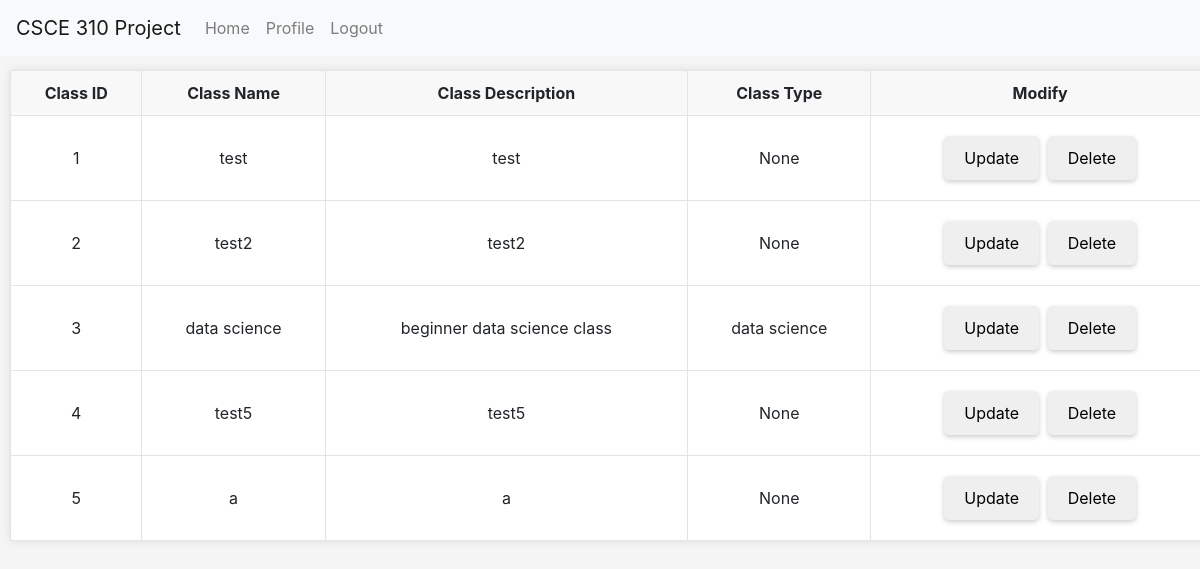
/classes/view_all_classes (signed in), run on an earlier commit of the app's database.
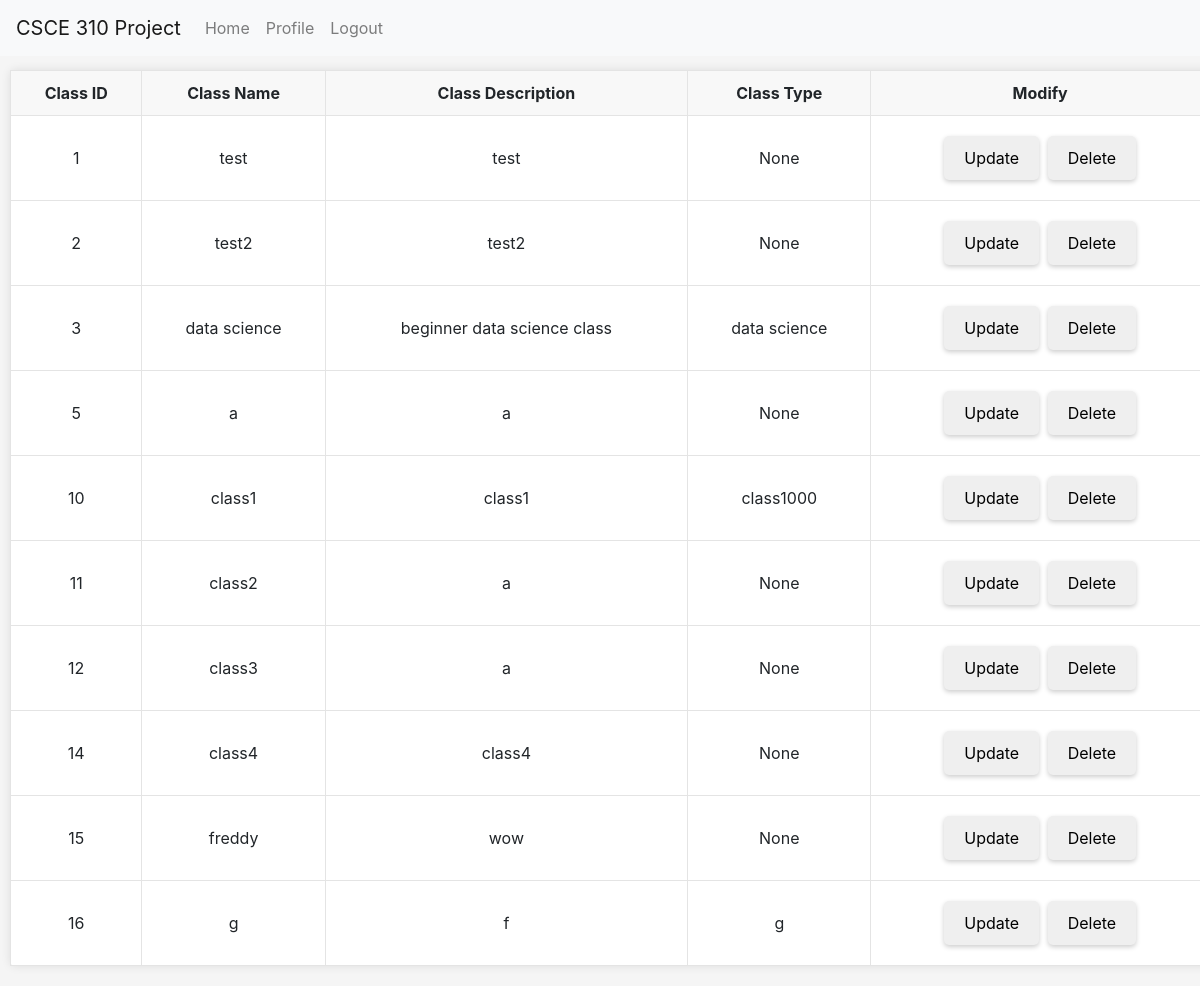
And on a later commit of the database.
### tables this page shows
CREATE TABLE Classes (
                    Class_ID INTEGER PRIMARY KEY AUTOINCREMENT,
                    Name VARCHAR,
                    Description VARCHAR,
                    Type VARCHAR
                    );

### routes/classes.py (the view)
@classes_bp.route('/view_all_classes', methods=['GET'])
@login_required
def view_all_classes():
    conn = get_db_connection()
    classes = conn.execute('SELECT * FROM Classes').fetchall()
    conn.close()
    return render_template('view_all_classes.html', classes=classes)

### app.py (called while the page is built)
@login_manager.user_loader
def load_user(UIN):
    return User(UIN)

### db.py (called while the page is built)
def get_db_connection():
    conn = sqlite3.connect('database.db')
    conn.row_factory = sqlite3.Row
    return conn

### templates/view_all_classes.html (shortened to what this page needs)
<!DOCTYPE html>
<html lang="en">
<head>
  <link rel="stylesheet" href="https://stackpath.bootstrapcdn.com/bootstrap/4.3.1/css/bootstrap.min.css">
  <link rel="stylesheet" href="../../static/general.css">
  <link rel="stylesheet" href="../../static/admin_home.css">
</head>
<body>
    <nav class="navbar navbar-expand-lg navbar-light bg-light fixed-top">
      <a class="navbar-brand" href="#">CSCE 310 Project</a>
      <div class="collapse navbar-collapse" id="navbarNav">
          <ul class="navbar-nav">
              <li class="nav-item">
                  <a class="nav-link" href="/home">Home</a>
              </li>
              <li class="nav-item">
                  <a class="nav-link" href="/profile">Profile</a>
              </li>
              <li class="nav-item">
                  <a class="nav-link" href="/logout">Logout</a>
              </li>
          </ul>
      </div>
  </nav>
  <table>
    <tr>
      <th>Class ID</th>
      <th>Class Name</th>
      <th>Class Description</th>
      <th>Class Type</th>
      <th>Modify</th>
    </tr>
    {% for class in classes %}
    <tr>
      <td>{{ class.Class_ID }}</td>
      <td>{{ class.Name }}</td>
      <td>{{ class.Description }}</td>
      <td>{{ class.Type }}</td>
      <td>
        <a href="{{ url_for('classes_bp.update_class', Class_ID=class.Class_ID) }}">
          <button>Update</button>
        </a>
        <button onclick="deleteClass({{class.Class_ID}})">Delete</button>
      </td>
    </tr>
    {% endfor %}
  </table>
</body>
</html>

### static/general.css (style rules this page uses)
table { border-collapse: collapse; margin: 10px; }
table, th, td { border: 1px solid #e4e4e4; }
th, td { padding: 10px; text-align: left; }
th { background-color: #f8f8f8; vertical-align: text-top; }

### static/admin_home.css (style rules this page uses)
body { background-color: #f5f5f5; padding-top: 60px; }
table { box-shadow: 0 0 10px rgba(0,0,0,0.1); background: #fff; border-radius: 5px; width: 100%; margin-bottom: 20px; }
table th, table td { text-align: center; vertical-align: middle; }
button, .btn-custom { border: none; padding: 10px 20px; margin: 10px 2px; border-radius: 5px; box-shadow: 0 2px 5px rgba(0,0,0,0.2); }

What changed in the data, as far as the page shows it:
removed Classes: Class_ID "4", Name "test5", Description "test5", Type "None"
added Classes: Class_ID "10", Name "class1", Description "class1", Type "class1000"
added Classes: Class_ID "11", Name "class2", Description "a", Type "None"
added Classes: Class_ID "12", Name "class3", Description "a", Type "None"
added Classes: Class_ID "14", Name "class4", Description "class4", Type "None"
added Classes: Class_ID "15", Name "freddy", Description "wow", Type "None"
added Classes: Class_ID "16", Name "g", Description "f", Type "g"
